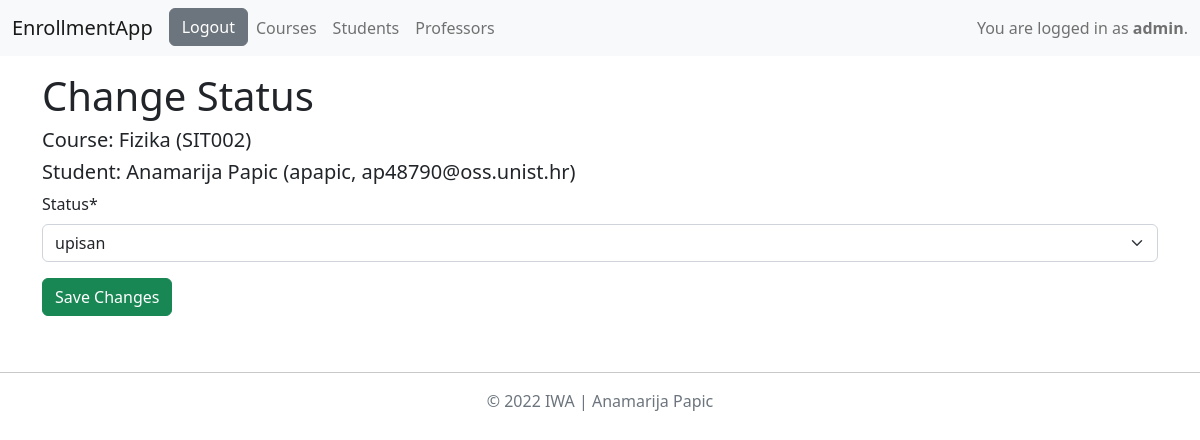
The app's page /change_course_status/2/ (signed in), older data.
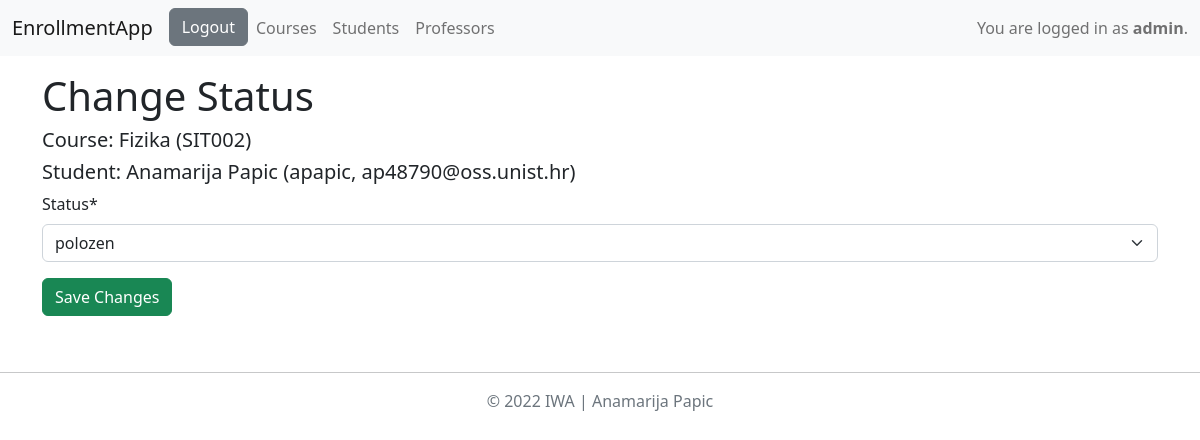
The same page, newer data.
### app/models.py (models this page shows)
class EnrollmentList(models.Model):
    STATUS = (('upisan', 'upisan'), ('polozen', 'polozen'), ('izgubljen_potpis', 'izgubljen potpis'))
    student = models.ForeignKey(MyUser, on_delete=models.CASCADE)
    course = models.ForeignKey(Course, on_delete=models.CASCADE)
    status = models.CharField(max_length=30, choices=STATUS, default="upisan")

class Course(models.Model):
    ELECTIVE = (('da', 'da'), ('ne', 'ne'))
    name = models.CharField(max_length=80)
    code = models.CharField(max_length=10)
    program = models.CharField(max_length=250)
    ects = models.IntegerField()
    semester_ft = models.IntegerField()
    semester_pt = models.IntegerField()
    elective = models.CharField(max_length=2, choices=ELECTIVE)
    lecturer = models.ForeignKey(MyUser, on_delete=models.SET_NULL, null=True)

class MyUser(AbstractUser):
    STATUS = (('none', 'None'), ('redovni', 'redovni student'), ('izvanredni', 'izvanredni student'))
    role = models.ForeignKey(Role, on_delete=models.SET_NULL, null=True)
    status = models.CharField(max_length=20, choices=STATUS)

### app/views.py (the view, shortened to what this page needs)
# urls.py: path('change_course_status/<int:record_id>/', views.change_course_status, name="change_course_status"),
@login_required
def change_course_status(request, record_id):
    record = EnrollmentList.objects.get(id=record_id)
    course = record.course
    if request.user.role.role == Role.ADMIN or request.user.role.role == Role.PROFESSOR and request.user == course.lecturer:
        if request.method == 'GET':
            courseStatusForm = CourseStatusForm(instance=record)
            return render(request, 'change_course_status.html', {'form': courseStatusForm, 'record': record})
    else:
        return HttpResponse("Access Denied!")

### app/forms.py
class CourseStatusForm(ModelForm):
    class Meta:
        model = EnrollmentList
        fields = ['status']

### app/templates/change_course_status.html (shortened to what this page needs)
{% extends 'base.html' %}
{% load crispy_forms_tags %}
{% block change_course_status %}
<h1> Change Status </h1>
<h5> Course: {{record.course.name}} ({{record.course.code}}) </h5>
<h5> Student: {{record.student.first_name}} {{record.student.last_name}} ({{record.student.username}}, {{record.student.email}}) </h5>
<form method="post">
    {{form|crispy}}
    <input type="submit" value="Save Changes" class="btn btn-success">
</form>
{% endblock %}

Row changes from the older to the newer data that the page shows:
changed EnrollmentList "Fizika": status "upisan" → "polozen"
